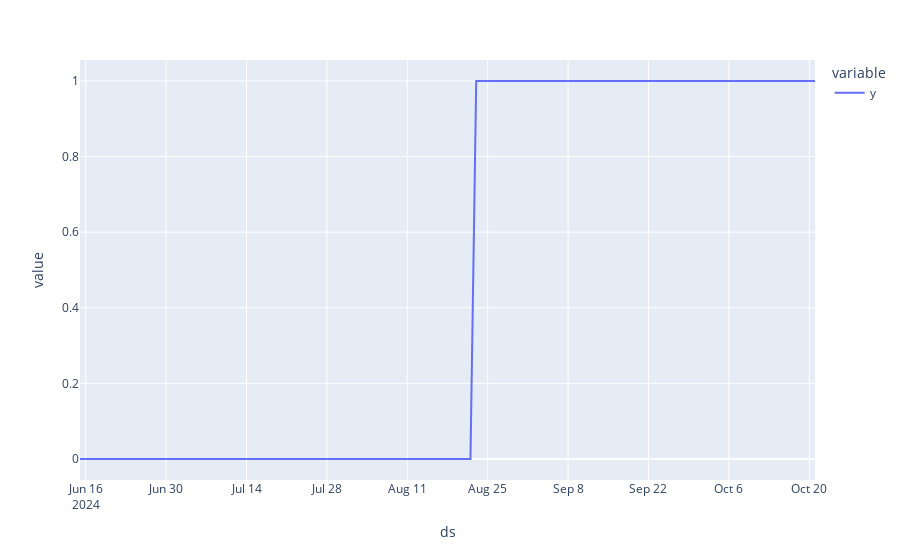

Notebook source saved alongside this figure:
### Code cell
updated_preds.groupby('ds')['y'].apply(lambda x: pd.isna(x).sum()).plot()

### Figure 1 — Plotly figure (JSON) as saved in the notebook; plotly's stock layout.template omitted (floating-point values rounded to 4 significant figures; data arrays with more than 128 entries replaced by an {"elided": "..."} marker saying what was removed)
{"data": [{"hovertemplate": "variable=y<br>ds=%{x}<br>value=%{y}<extra></extra>", "legendgroup": "y", "line": {"color": "#636efa", "dash": "solid"}, "marker": {"symbol": "circle"}, "mode": "lines", "name": "y", "orientation": "v", "showlegend": true, "type": "scatter", "x": {"elided": "129 str values"}, "xaxis": "x", "y": {"elided": "129 int values"}, "yaxis": "y"}], "layout": {"legend": {"title": {"text": "variable"}, "tracegroupgap": 0}, "margin": {"t": 60}, "xaxis": {"anchor": "y", "domain": [0, 1], "title": {"text": "ds"}}, "yaxis": {"anchor": "x", "domain": [0, 1], "title": {"text": "value"}}}}
